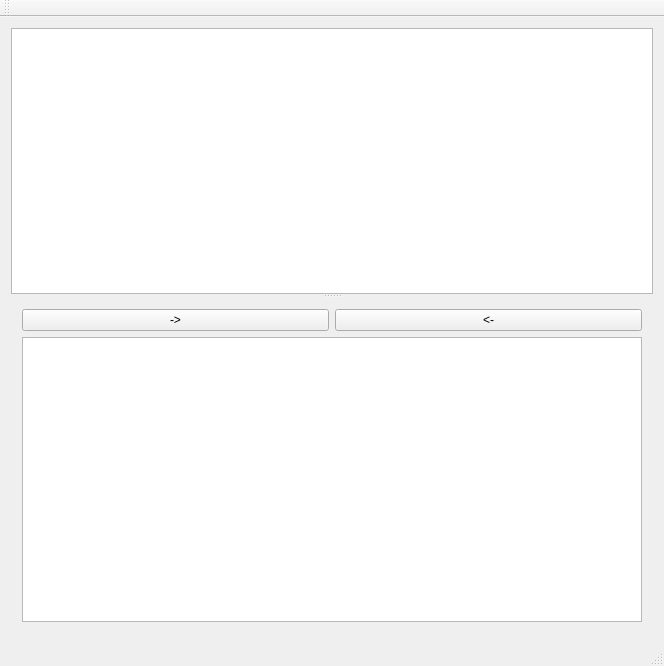
<?xml version="1.0" encoding="UTF-8"?>
<ui version="4.0">
 <class>MainWindow</class>
 <widget class="QMainWindow" name="MainWindow">
  <property name="geometry">
   <rect>
    <x>0</x>
    <y>0</y>
    <width>664</width>
    <height>666</height>
   </rect>
  </property>
  <property name="windowTitle">
   <string>MainWindow</string>
  </property>
  <widget class="QWidget" name="centralWidget">
   <layout class="QGridLayout" name="gridLayout_2">
    <item row="0" column="0">
     <widget class="QSplitter" name="splitter">
      <property name="orientation">
       <enum>Qt::Vertical</enum>
      </property>
      <widget class="QTextEdit" name="textEdit"/>
      <widget class="QWidget" name="">
       <layout class="QGridLayout" name="gridLayout">
        <item row="0" column="0">
         <widget class="QPushButton" name="pushButton">
          <property name="text">
           <string>-&gt;</string>
          </property>
         </widget>
        </item>
        <item row="0" column="1">
         <widget class="QPushButton" name="pushButton_2">
          <property name="text">
           <string>&lt;-</string>
          </property>
         </widget>
        </item>
        <item row="1" column="0" colspan="2">
         <widget class="QPlainTextEdit" name="plainTextEdit"/>
        </item>
       </layout>
      </widget>
     </widget>
    </item>
   </layout>
  </widget>
  <widget class="QMenuBar" name="menuBar">
   <property name="geometry">
    <rect>
     <x>0</x>
     <y>0</y>
     <width>664</width>
     <height>22</height>
    </rect>
   </property>
  </widget>
  <widget class="QToolBar" name="mainToolBar">
   <attribute name="toolBarArea">
    <enum>TopToolBarArea</enum>
   </attribute>
   <attribute name="toolBarBreak">
    <bool>false</bool>
   </attribute>
  </widget>
  <widget class="QStatusBar" name="statusBar"/>
 </widget>
 <layoutdefault spacing="6" margin="11"/>
 <resources/>
 <connections/>
</ui>
